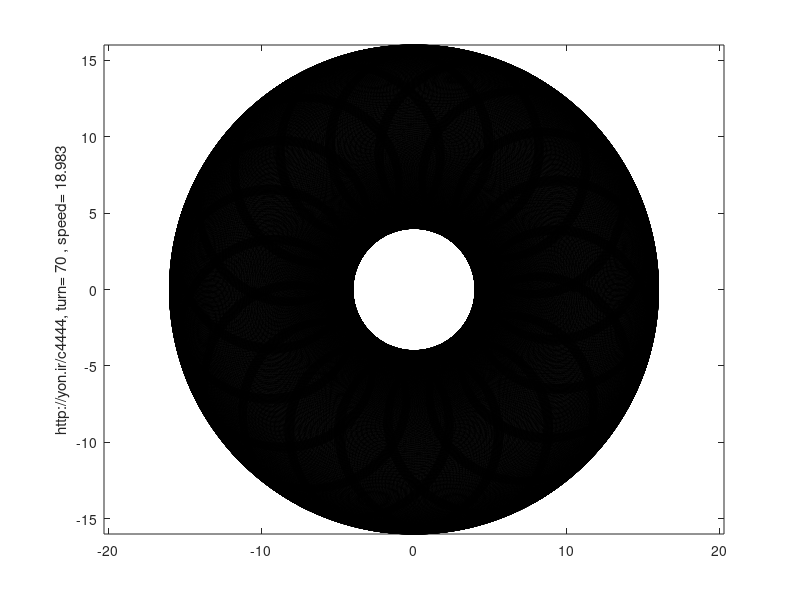

Write MATLAB code to recreate this figure.
%in the name of God
clf;
clear;
clc;
turn = 10 +randi(70);
format long

r1 = randi(20)-1;

r2 = randi(10)-1;
r3 = randi(100)-1;
r4 = randi(1000)-1;

speed = r1 + r2 / 10 + r3 / 100 + r4 / 1000;

tetha = 0:0.003:2*turn*pi;
r =10;

x = cos(tetha) * r + cos(speed*tetha) * 6;
y = sin(tetha) * r + sin(speed*tetha) * 6;
plot(x, y, 'k');

ylabel( ['http://yon.ir/c4444, turn= ',num2str(turn),' , speed= ',num2str(speed)] )
axis equal;
% axis([-16.1 16.1 -16.1 16.1])
print -dpng figure.png